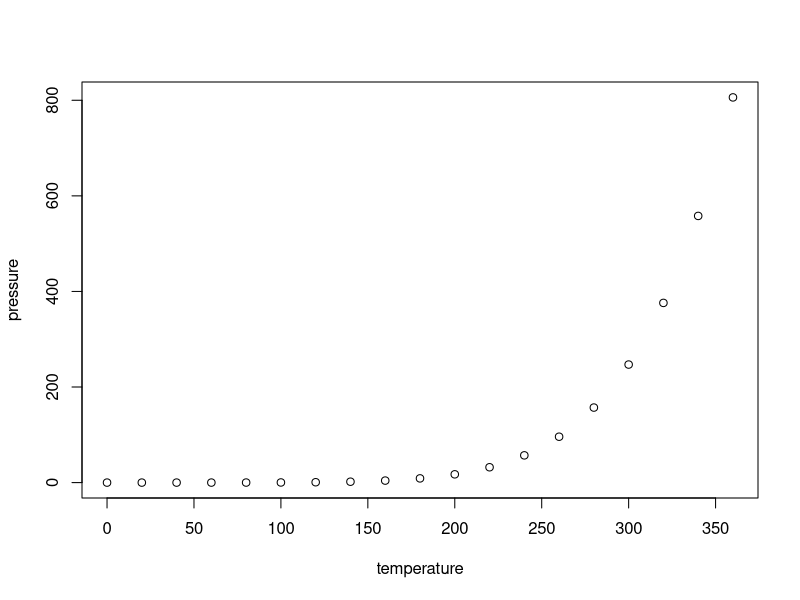
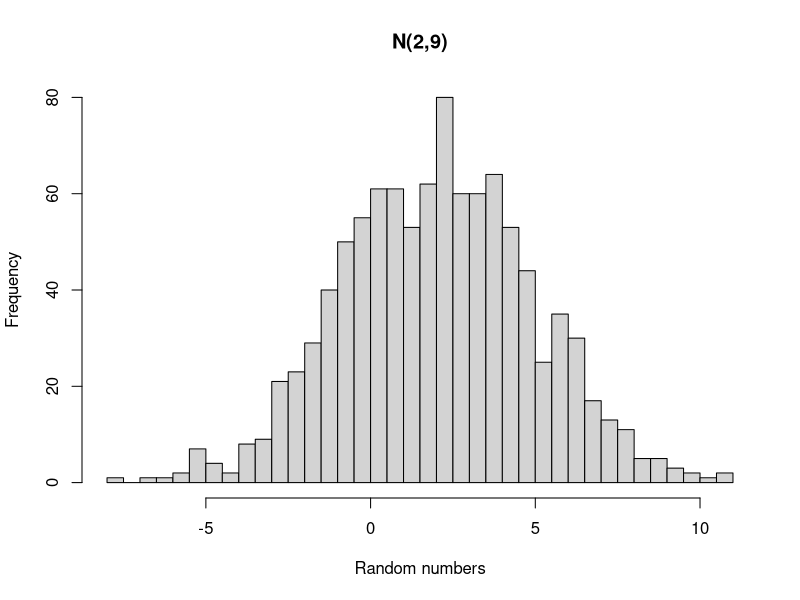
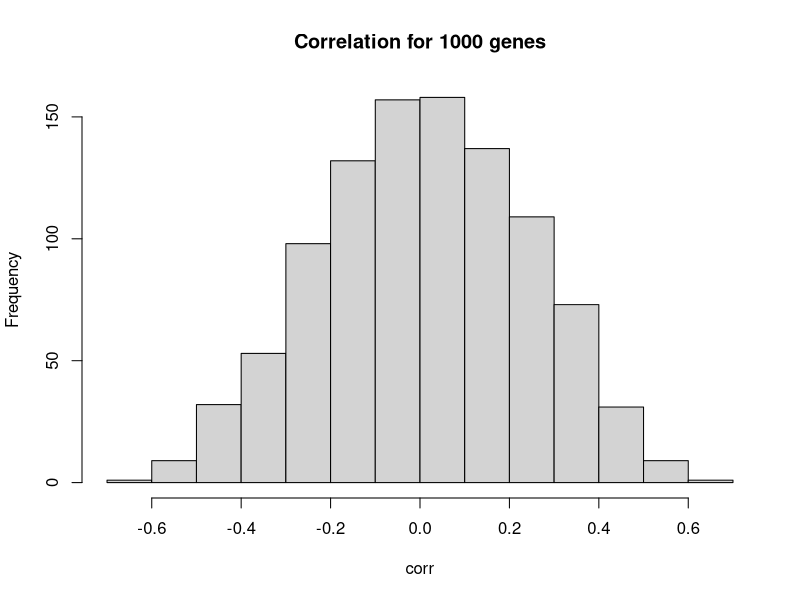
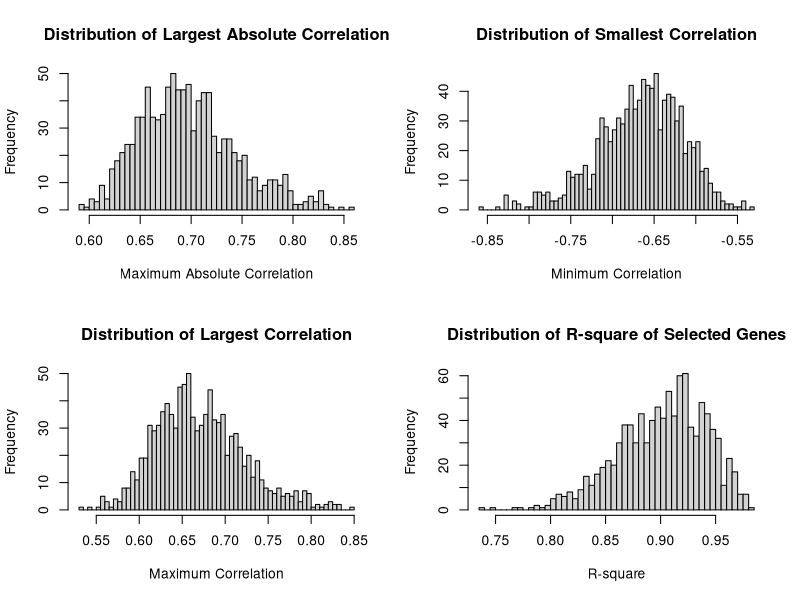

Recreate these plots in R, in order.
## ---- chunk 1
knitr::opts_chunk$set(echo = TRUE)
## ---- chunk 2
summary(cars)
## ---- chunk 3
plot(pressure)
## ---- chunk 4
x = rnorm(1000, mean=2, sd=3)
hist(x, main="N(2,9)", xlab="Random numbers", nclass=50)
## ---- chunk 5
nsamp = 20
pheno = rnorm(nsamp)
## ---- chunk 6
ngenes = 1000
genes = matrix(rnorm(ngenes*nsamp), ncol = nsamp)
## ---- chunk 7
trans = t(genes)
corr = cor(trans, pheno)
dim(corr)
hist(corr, main="Correlation for 1000 genes")
## ---- chunk 8
nsel = 10
selgenes = order(corr, decreasing = TRUE)[1:nsel]
sigGenes = genes[selgenes,]
## ---- chunk 9
regout=lm(pheno~t(sigGenes))
R2=var(fitted(regout))/var(pheno)
anova(regout)
R2
## ---- chunk 10
simR2=function(nsamp=20,ngene=1000,nsel=10){
  if (nsel >= nsamp-1) stop("The number of genes selected must 
                            be less than the sample size")
  pheno=rnorm(nsamp)
  genes=matrix(rnorm(nsamp*ngene),ncol=nsamp)
  cors=cor(t(genes),pheno)
  selgenes=order(cors,decreasing=TRUE)[1:nsel]
  sigGenes=genes[selgenes,]
  R2=var(fitted(lm(pheno~t(sigGenes))))/var(pheno)
  c(maxAbsR=max(abs(cors)),minR=min(cors),maxR=max(cors),Rsq=R2)
}
## ---- chunk 11
# Create a 1000 row matrix whose 4 columns will contain the returned values from simR2 function
simN20G1000S10=matrix(nrow=1000,ncol=4)
for (i in 1:1000) simN20G1000S10[i,]=simR2(nsamp=20,ngene=1000,nsel=10)
## ---- chunk 12
par(mfrow=c(2,2))
hist(simN20G1000S10[,1], nclass=50,main="Distribution of Largest Absolute Correlation",xlab="Maximum Absolute Correlation")
hist(simN20G1000S10[,2], nclass=50,main="Distribution of Smallest Correlation",xlab="Minimum Correlation")
hist(simN20G1000S10[,3], nclass=50,main="Distribution of Largest Correlation",xlab="Maximum Correlation")
hist(simN20G1000S10[,4], nclass=50,main="Distribution of R-square of Selected Genes",xlab="R-square")
## ---- chunk 13
sessionInfo()
